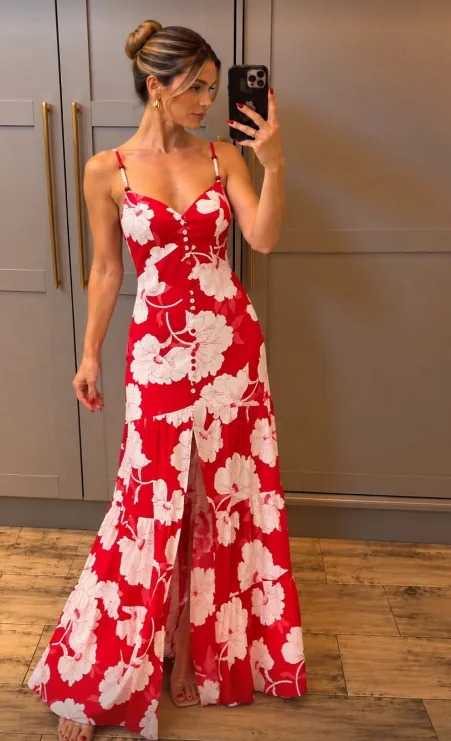
#> input picture assets/img/elas-01.webp, 451 x 741 px; its folder holds only this picture in this run
$ python tratar-imagens.py
#> lines starting #> are read from the running program, lines starting #| are printed output that depends on the picture
"""Tratamento uniforme das fotos da loja para a landing.

Lê os originais em assets/img/*.webp (não altera nada ali) e grava em
assets/img/web/ as versões tratadas em AVIF e WebP, no tamanho nativo.

Tratamento (leve, para não falsear a cor das peças):
  - curva de contraste suave e preto levemente "erguido" (aspecto de filme)
  - saturação -4% e um toque quente (+1.5% R, -1.5% B) para unificar a luz
  - nitidez fina (unsharp) para compensar a baixa resolução

Uso:  python tools/tratar-imagens.py
"""
from pathlib import Path
from PIL import Image, ImageEnhance, ImageFilter

RAIZ = Path(__file__).resolve().parent.parent
ORIG = RAIZ / "assets" / "img"
DEST = ORIG / "web"
DEST.mkdir(exist_ok=True)

def curva(v: int) -> int:
    # preto em 10, branco em 248, S suave no meio
    x = v / 255
    s = x + 0.06 * (x - 0.5) * (1 - abs(2 * x - 1))  # contraste no meio-tom
    return round(10 + s * 238)

LUT = [curva(i) for i in range(256)]

def tratar(im: Image.Image) -> Image.Image:
    im = im.convert("RGB").point(LUT * 3)
    im = ImageEnhance.Color(im).enhance(0.96)
    r, g, b = im.split()
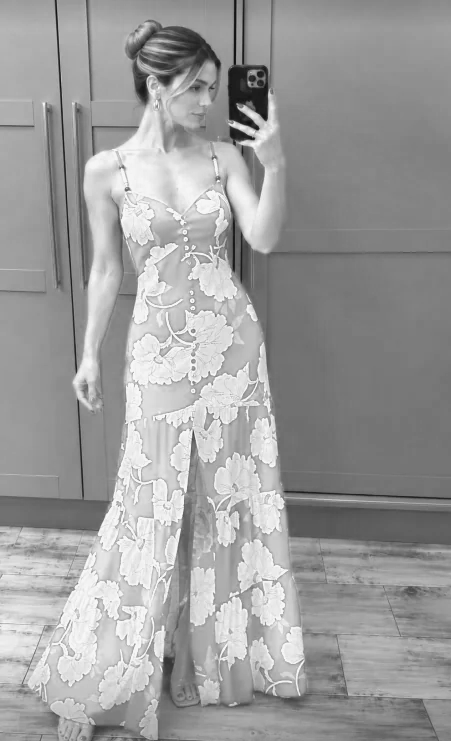
#> r: PIL image 451x741 L; min 16, max 247, mean 157.3
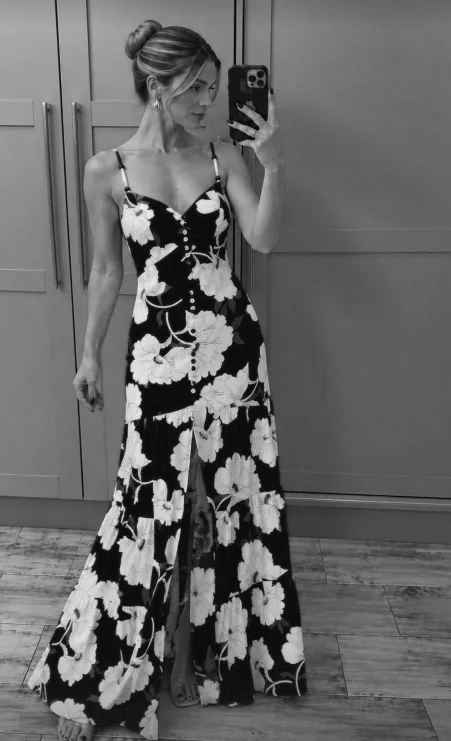
#> g: PIL image 451x741 L; min 10, max 240, mean 102.7
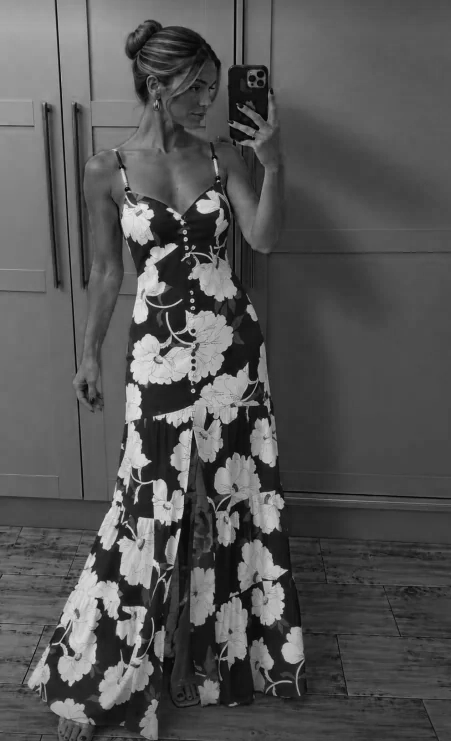
#> b: PIL image 451x741 L; min 10, max 232, mean 84.7
    r = r.point(lambda v: min(255, round(v * 1.015)))
    b = b.point(lambda v: round(v * 0.985))
    im = Image.merge("RGB", (r, g, b))
    return im.filter(ImageFilter.UnsharpMask(radius=1.2, percent=45, threshold=2))

for src in sorted(ORIG.glob("*.webp")):
    im = tratar(Image.open(src))
    base = DEST / src.stem
    im.save(base.with_suffix(".avif"), quality=62, speed=4)
    im.save(base.with_suffix(".webp"), quality=84, method=6)
    print(f"{src.name:24} {im.size[0]}x{im.size[1]}  "
          f"avif {base.with_suffix('.avif').stat().st_size//1024}KB  "
          f"webp {base.with_suffix('.webp').stat().st_size//1024}KB")
#| elas-01.webp             451x741  avif 365KB  webp 42KB

$ run again, on assets/img/elas-02.webp
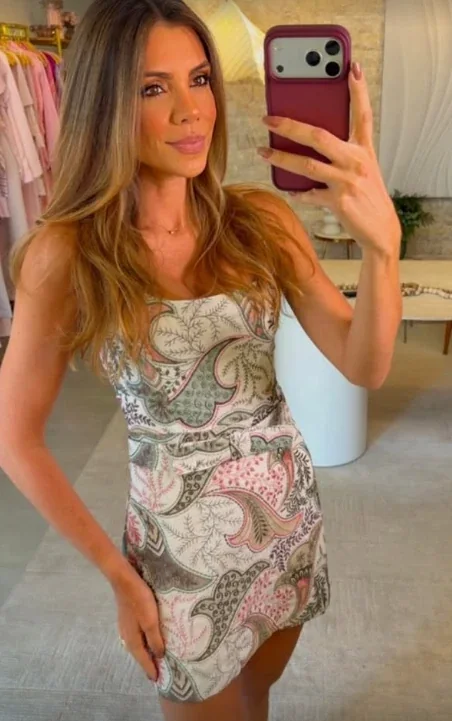
#> input picture assets/img/elas-02.webp, 452 x 721 px
#> in tratar, `r, g, b = im.split()`:
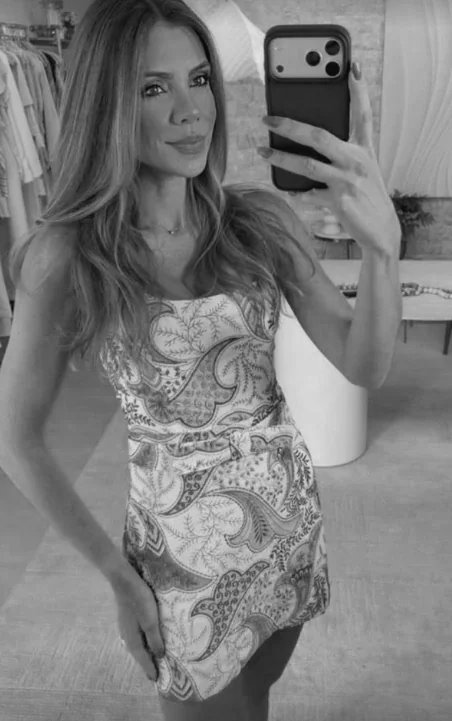
#> g: PIL image 452x721 L; min 10, max 228, mean 125
#> in tratar, `r, g, b = im.split()`:
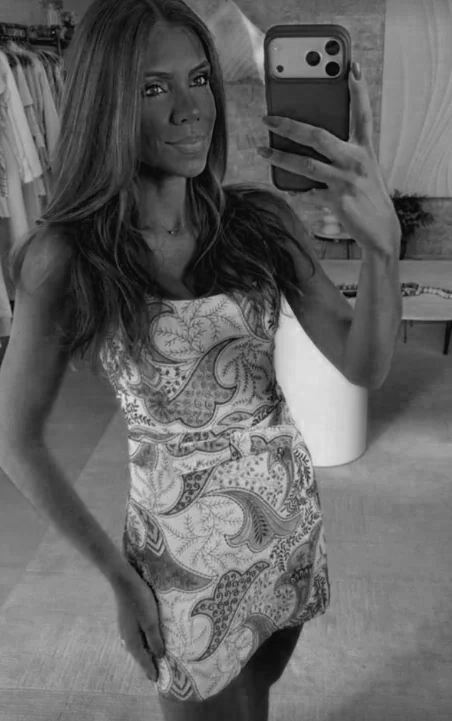
#> b: PIL image 452x721 L; min 10, max 227, mean 100.8
#| elas-02.webp             452x721  avif 445KB  webp 41KB
